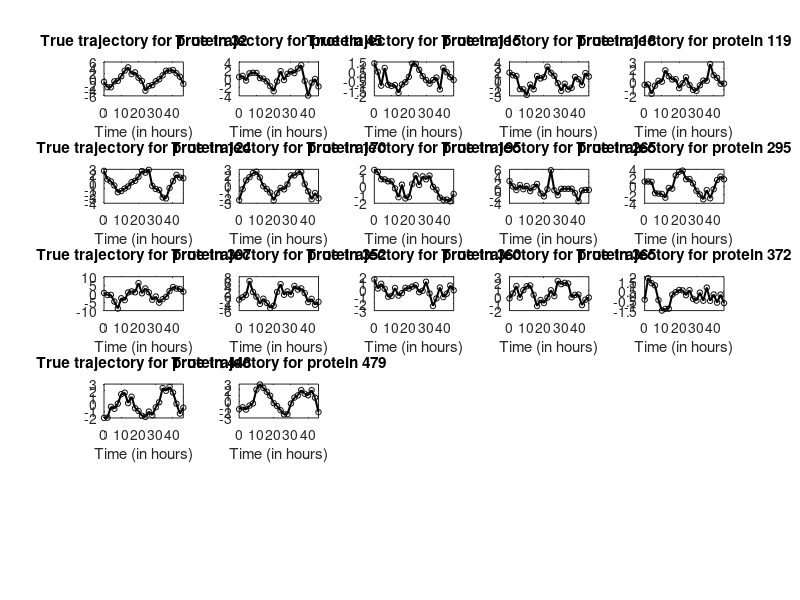

Source code (MATLAB): (Note: this script raises an error after producing the figure.)
%%%%%%%%%%%%%%%%%%%%%%%%%%%%%%%%%%%%%%%%%%%%%%%%%%%%%%%%%%%%
%%          Circardian project (Synthetic data)           %%
%%%%%%%%%%%%%%%%%%%%%%%%%%%%%%%%%%%%%%%%%%%%%%%%%%%%%%%%%%%%
% This simulations generates data under the model and update
% all parameters but the THETA thresholds. 

clear all; clc;
rng(5000)                                   % Set seed number
p = 500;                                    % Number of simulated protein profiles ( = number of genes)
T = 24;                                     % Number of observations per profile 
q = 5;                                      % Number of sin (cos) bases for a total of 2q bases -- no intercept
tij = [0:2:46]';                            % Time points at which the probes have been measured
m = max(tij) ;                              % Max hour of measurement
tij = tij / max(tij);                       % Standardize for stability in analyzing data and ease in prior specification
tg = [0:0.1:46]'/ 46;                       % Fine grid of equally spaced measurement times for prediction

B = zeros(T, 2*q);                          % Design matrix for data in study
Bpred = zeros(length(tg), 2*q);             % Design matrix for estimation / prediction
lambda2 = [8, 12, 16, 24, 48];              % Range of periods for fixed basis functions (based on Fourier transforms for 2t)
periods = lambda2./2;                       % Periods on a unit-based increment
lambda = periods./46;                       % Periods for our time increments

for h = 1 : length(lambda)
    B(:, 2*h - 1) = sin(((2*pi)/(lambda(h))).*tij);
    Bpred(:, 2*h - 1) = sin(((2*pi)/(lambda(h))).*tg);
    B(:, 2*h) = cos(((2*pi)/(lambda(h))).*tij);
    Bpred(:, 2*h) = cos(((2*pi)/(lambda(h))).*tg);
end

% % -- % Generate true values for the model parameters % -- %
% -- % Generate matrix of factor loadings Lambda p \times k % -- %
% The number of non-zero elements in each column of Lambda  are chosen
% linearly between 2k and k +1 in a decreasing fashion. We randomly 
% allocate the location of the zeros in each column and simulate the 
% nonzero elements independently from a normal distribution with mean 0 
% and variance 9.
k = floor(log(p)*10);                                   % True number of factors
numeff = k + randperm(k);                               % Number of non-zero entries in each column of Lambda
numeff = numeff';                                       %G we transpose so all our vectors are columns
k = floor(log(q)*4);                                    %G arbitrary value, should be small (<10, >3)
Lambda = zeros(p,k);
% The number of non-zero entries varies between 63 and 114. Not many
% genes are correlated, but those that are are also strongly correlated
for h = 1:k
    temp = randsample(p, numeff(h)); 
    %G p = 500, numeff(h) is the number of non-null entries in that column e.g.
    %numeff(1) = 86 which means that in column 86 I will have 86 values !=0
    Lambda(temp,h) = normrnd(0,3,[numeff(h),1]);
    %G and then here I'm just filling the h-th column of lambda in 86
    %positions, sampling from a normal with mean 0 and sd 3 (as written in
    %paper (section 5.1))
end

%Omega = Lambda*Lambda';  

% -- % Generate low dimensional matrices W and Z % -- %
W = normrnd(0, 1, [2*q k]); % Z = normrnd(0, 1, [Ttilde k]);
Thetatilde = Lambda*W' + normrnd(0, 1, [p 2*q]);                   % Matrix of unshrunk coefficients
THETA = zeros(p, 2*q);                                             % Matrix of (fixed) basis functions coefficients
thr1 = unifrnd(0, 6, [p, q]);                                      % Matrix of thresholds for THETA (Ktheta = 6)
%G also here parameter of the uniform is arbitrary but must not be too big 

for i = 1:q
  index = find(bsxfun(@hypot, Thetatilde(: , 2*i-1), Thetatilde(:, 2*i)) >= thr1(:, i));
  %G here I'm saving the indexes of which values of thetatilde are above
  %the threshold I have defined above
  if length(index) ~= 0
  THETA(index, [2*i - 1 2*i]) = Thetatilde(index, [2*i - 1 2*i]); 
  %G I save in THETA only the values of Thetatilde that are above the
  %threshold I have saved, by using the indexes to extract from Thetatilde
  end
end

%%%%%%%%%%%%%%%%%%%%%%%%%%%%%%%%%%%%%%%%%%%%%%%%%%%%%%%%%%%%%%%%%%%%%%%%%%%%
% The following counts how many genes exhibit 24/12/8/6/4 hours periodicit
% Can modify if we want more (or less): these numbers will change with rand
%%%%%%%%%%%%%%%%%%%%%%%%%%%%%%%%%%%%%%%%%%%%%%%%%%%%%%%%%%%%%%%%%%%%%%%%%%%%

%G so here we have built the matrix THETA s.t. genes with periodicity 24
%hrs are non-null in the last two columns, those with periodicity 12 in the
%penultimate two columns and so on and so forth. This makes it easy to
%extract but we're not fully sure why identifying them like these means
%that they're circadian with that period 

per24 = find(THETA(: , 1) == 0 & THETA(: , 2) == 0 & THETA(: , 3) == 0 & THETA(: , 4) == 0 ...
    & THETA(:, 5) == 0 & THETA(:, 6) == 0 & THETA(:, 7) == 0 & THETA(:, 8) == 0 ...
    & THETA(:, 9) ~= 0 & THETA(:, 10) ~= 0) ; length(per24)    % Period 24 -- 33 proteins
per12 = find(THETA(: , 1) == 0 & THETA(: , 2) == 0 & THETA(: , 3) == 0 & THETA(: , 4) == 0 ...
    & THETA(:, 5) == 0 & THETA(:, 6) == 0 & THETA(:, 7) ~= 0 & THETA(:, 8) ~= 0 ...
    & THETA(:, 9) == 0 & THETA(:, 10) == 0) ; length(per12)    % Period 12 -- 25 proteins
per8 = find(THETA(: , 1) == 0 & THETA(: , 2) == 0 & THETA(: , 3) == 0 & THETA(: , 4) == 0 ...
    & THETA(:, 5) ~= 0 & THETA(:, 6) ~= 0 & THETA(:, 7) == 0 & THETA(:, 8) == 0 ...
    & THETA(:, 9) == 0 & THETA(:, 10) == 0) ; length(per8)     % Period 8 -- 23 proteins
per6 = find(THETA(: , 1) == 0 & THETA(: , 2) == 0 & THETA(: , 3) ~= 0 & THETA(: , 4) ~= 0 ...
    & THETA(:, 5) == 0 & THETA(:, 6) == 0 & THETA(:, 7) == 0 & THETA(:, 8) == 0 ...
    & THETA(:, 9) == 0 & THETA(:, 10) == 0) ; length(per6)     % Period 6 -- 23 proteins
per4 = find(THETA(: , 1) ~= 0 & THETA(: , 2) ~= 0 & THETA(: , 3) == 0 & THETA(: , 4) == 0 ...
    & THETA(:, 5) == 0 & THETA(:, 6) == 0 & THETA(:, 7) == 0 & THETA(:, 8) == 0 ...
    & THETA(:, 9) == 0 & THETA(:, 10) == 0) ;  length(per4)    % Period 4 -- 13 proteins
periodic_vars = zeros(length(per24) , q);
periodic_vars(1:length(per4), 1) = per4;
periodic_vars(1:length(per6), 2) = per6;
periodic_vars(1:length(per8), 3) = per8;
periodic_vars(1:length(per12), 4) = per12;
periodic_vars(1:length(per24), 5) = per24;
%G here I save all the periodic genes I have identified, each column
%corresponds to a periodic interval so col1 = 4 hours, col2 = 6 hours,
%col3=8hours, col4 = 12 hours and col5 = 24 hours
dlmwrite('periodicity.txt', periodic_vars, 'delimiter', ' ')
%G here I save all the genes with just a period of 24 hours 
dlmwrite("circadian.txt", per24, 'delimiter', ' ')

% -- % Generate matrix of latent factors eta w dim T \times k % -- %
% The rows of eta correspond to the set of latent factors at time j's, thus
% the mouse-specific latent factors. We place a Gaussian prior on each row
% of eta
eta = zeros(T, k);
eta = normrnd(0, 1, [T, k]);

% Use sig_i^2 = 0.5 for every curve -- so cov becomes 0.5*eye(T) for each
% protein

Y = zeros(T, p);
for i = 1:p
    Y(:,i) = mvnrnd(B*THETA(i,:)' + eta*Lambda(i, :)', 0.5*eye(T)); % C*Gamma(i,:)' 
end

%G this is the real generative step where we make the synthetic data using
%a normal centered in B*THETA(i,:)' + eta*Lambda(i, :)' and with variance
%0.5*I (this is done to introduce some noise, but the coefficient should
%not be too big, otherwise it becomes difficult to recognise periodicity)

% -- % Plot a few trajectories % -- %
ib = randsample(1:p, 6, 1);
cnt = 0;
for h = 1:25 % Visualise the trajectories of the first 25 circadian genes (lower if less than 25)
    i = per24(h);
    %i = ib(h);
    cnt = cnt + 1';
    subplot(5, 5, h)
    plot(tij.*46, Y(:, i),'o', 'Color', 'k', 'MarkerSize',4)
    line(tij.*46, Y(:, i), 'LineStyle', '-','Color', 'k','LineWidth', 1.5)
    xlim([0, 46])
    title(['True trajectory for protein ' num2str(i) ])
    xlabel(['Time (in hours)'])
%     if sum(Z(i, :)) == 1
%         line(tij.*46, B*THETA(:, i) + eta*Lambda(i, :)', 'Color', 'blue')
%         line(tij.*46, B*THETA(:, i), 'Color', 'red')
%         per = find(Z(i, :) == 1);
%         if per == 1
%         line([periods(1), periods(1)], [-10, 10]); line([periods(1)*2, periods(1)*2], [-10, 10]); line([periods(1)*3, periods(1)*3], [-10, 10])
%         end
%         if per == 2
%         line([periods(2), periods(2)], [-10, 10]); line([periods(2)*2, periods(2)*2], [-10, 10]); line([periods(2)*3, periods(2)*3], [-10, 10])
%         end
%         if per == 3
%         line([periods(3), periods(3)], [-10, 10]); line([periods(3)*2, periods(3)*2], [-10, 10]); line([periods(3)*3, periods(3)*3], [-10, 10])
%         end
%         if per == 4
%         line([periods(4), periods(4)], [-10, 10]); line([periods(4)*2, periods(4)*2], [-10, 10]); line([periods(4)*3, periods(4)*3], [-10, 10])
%         end
%         if per == 5
%         line([periods(5), periods(5)], [-10, 10]); line([periods(5)*2, periods(5)*2], [-10, 10]); 
%         end
%    end
end

%%%%%%%%%%%%%%%%%%%%%%%%%%%%%%%%%%%%%%%%%%
% Plot one (random) circadian trajectory %
%%%%%%%%%%%%%%%%%%%%%%%%%%%%%%%%%%%%%%%%%%
% This is to see how the different components of the model
% "modify" the trajectory
%figure()
%out = per24(end);

% First set of plots
%h1 = plot(tij.*46, B*THETA(out,:)', 'o', 'Color', 'red', 'MarkerSize',4);
%hold on
%line(tij.*46, B*THETA(out,:)', 'LineStyle', '-', 'Color', 'red', 'LineWidth', 1.5);

% Second set of plots
%h2 = plot(tij.*46, B*THETA(out,:)' + eta*Lambda(out,:)', 'o', 'Color', 'black', 'MarkerSize',4);
%line(tij.*46, B*THETA(out,:)' + eta*Lambda(out,:)', 'LineStyle', '-.', 'Color', 'black', 'LineWidth', 3);

% Third set of plots
%h3 = plot(tij.*46, B*THETA(out,:)' + eta*Lambda(out,:)' + error, 'o', 'Color', 'blue', 'MarkerSize',4);
%line(tij.*46, B*THETA(out,:)' + eta*Lambda(out,:)' + error, 'LineStyle', ':', 'Color', 'blue', 'LineWidth', 3);

%ylim([-8,8]); xlim([0, 46])
%xlabel(['Time (hours)'], 'FontSize', 24); ylabel(['Normalized Expression Level'], 'FontSize', 24)
%title('Protein 487', 'FontSize', 24)
%legend([h1, h2, h3], {'Fourier basis', 'Fourier basis + latent factor', 'Fourier basis + latent factor + error'}, 'FontSize', 24);


% %%%%%%%%%%%%%%%%%%%%%%%%%%%%%%%%%%%%%%%%%%
% % Visualise the basis functions %
% %%%%%%%%%%%%%%%%%%%%%%%%%%%%%%%%%%%%%%%%%%
% % Basis functions with 24 hours period %
plot(unique(tg).*46, Bpred(:, 10), 'Color', 'red')
hold on
plot(unique(tij).*46, B(: , 10), 'Color', 'blue')
line([24, 24], [-1, 1])
line([48, 48], [-1, 1])
plot(unique(tg).*46, Bpred(:, 9), 'Color', 'green')
hold on
plot(unique(tij).*46, B(: , 9), 'Color', 'black')
% 
% % Basis functions with 12 hours period %
% plot(unique(tg).*46, Bpred(:, 8), 'Color', 'red')
% hold on
% plot(unique(tij).*46, B(: , 8), 'Color', 'blue')
% line([12, 12], [-1, 1]); line([24, 24], [-1, 1]); line([36, 36], [-1, 1]); line([48, 48], [-1, 1])
% plot(unique(tg).*46, Bpred(:, 7), 'Color', 'green')
% hold on
% plot(unique(tij).*46, B(: , 7), 'Color', 'black')
% 
% % Basis functions with 8 hours period %
% plot(unique(tg).*46, Bpred(:, 6), 'Color', 'red')
% hold on
% plot(unique(tij).*46, B(: , 6), 'Color', 'blue')
% line([8,8], [-1, 1]); line([16, 16], [-1, 1]); line([24,24], [-1, 1]); line([32,32], [-1, 1])
% plot(unique(tg).*46, Bpred(:, 5), 'Color', 'green')
% hold on
% plot(unique(tij).*46, B(: , 5), 'Color', 'black')
% 
% % Basis functions with 6 hours period %
% plot(unique(tg).*46, Bpred(:, 4), 'Color', 'red')
% hold on
% plot(unique(tij).*46, B(: , 4), 'Color', 'blue')
% line([6,6], [-1, 1]); line([12, 12], [-1, 1]); line([18,18], [-1, 1]); line([24,24], [-1, 1])
% plot(unique(tg).*46, Bpred(:, 3), 'Color', 'green')
% hold on
% plot(unique(tij).*46, B(: , 3), 'Color', 'black')
% 
% % Basis functions with 4 hours period %
% plot(unique(tg).*46, Bpred(:, 2), 'Color', 'red')
% hold on
% plot(unique(tij).*46, B(: , 2), 'Color', 'blue')
% line([4,4], [-1, 1]); line([8, 8], [-1, 1]); line([12,12], [-1, 1]); line([16,16], [-1, 1]); line([20,20], [-1, 1])
% plot(unique(tg).*46, Bpred(:, 1), 'Color', 'green')
% hold on
% plot(unique(tij).*46, B(: , 1), 'Color', 'black')


save(strcat('DesignMatrix'),'Y', 'tij', 'tg', 'p', 'q', 'T', 'B', 'eta', ...
    'Lambda', 'THETA', 'Thetatilde', 'W', ...
    'thr1', 'numeff', 'Bpred')
% 
% save(strcat('DesignMatrix'),'Y', 'tij', 'tg', 'p', 'q', 'T', 'Ttilde', 'B', 'C', 'eta', ...
%     'Lambda', 'THETA', 'Gamma', 'Thetatilde', 'Gammatilde','W', 'Z', ...
%     'thr1', 'thr2','numeff', 'Bpred')

%% We prepare a plot of the trajectories for the mid-term presentation 

 %%% PLOT 1 %%%
vec = [5, 28, 120, 198] 

figure()

for h = 1:4 % Visualise the trajectories of the first 25 circadian genes (lower if less than 25)
    i = vec(h);
    %cnt = cnt + 1';
    subplot(2, 2, h)
    plot(tij.*46, Y(:, i),'o', 'Color', 'k', 'MarkerSize',4)
    line(tij.*46, Y(:, i), 'LineStyle', '-','Color', 'k','LineWidth', 1.5)
    xlim([0, 46])
    title(['True trajectory for protein ' num2str(i) ], 'FontSize', 24)
    xlabel(['Time (in hours)'], 'FontSize', 24)
end
